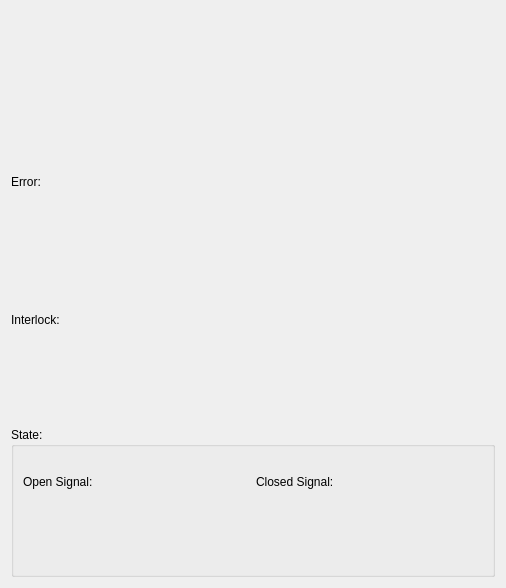
<?xml version="1.0" encoding="UTF-8"?>
<ui version="4.0">
 <class>Form</class>
 <widget class="QWidget" name="Form">
  <property name="geometry">
   <rect>
    <x>0</x>
    <y>0</y>
    <width>506</width>
    <height>588</height>
   </rect>
  </property>
  <property name="windowTitle">
   <string>Form</string>
  </property>
  <layout class="QVBoxLayout" name="verticalLayout" stretch="0,0,0,0,0,0,0">
   <item>
    <widget class="PneumaticValve" name="PneumaticValve">
     <property name="toolTip">
      <string/>
     </property>
     <property name="styleSheet">
      <string notr="true">PneumaticValve #icon {
    qproperty-penStyle: &quot;Qt::SolidLine&quot;;
    qproperty-penWidth: 1;
    qproperty-brush: #00FF00;
    qproperty-interlockBrush: #00FF00;
}
PneumaticValve[state=&quot;INVALID&quot;] #icon {
    qproperty-brush: purple;
    qproperty-interlockBrush: purple;
}
PneumaticValve[interlocked=&quot;true&quot;] #interlock {
    border: 2px solid red;
}
PneumaticValve[interlocked=&quot;false&quot;] #interlock {
    border: 0px;
}
PneumaticValve[interlocked=&quot;true&quot;] #icon {
    qproperty-interlockBrush: #FF0000;
}
PneumaticValve[error=&quot;Lost Vacuum&quot;] #icon {
    qproperty-penStyle: &quot;Qt::DotLine&quot;;
    qproperty-penWidth: 1;
    qproperty-brush: red;
}</string>
     </property>
     <property name="channelsPrefix" stdset="0">
      <string>ca://VALVE</string>
     </property>
    </widget>
   </item>
   <item>
    <widget class="PneumaticValve" name="PneumaticValve_2">
     <property name="toolTip">
      <string/>
     </property>
     <property name="styleSheet">
      <string notr="true">PneumaticValve #icon {
    qproperty-penStyle: &quot;Qt::SolidLine&quot;;
    qproperty-penWidth: 1;
    qproperty-brush: #00FF00;
    qproperty-interlockBrush: #00FF00;
}
PneumaticValve[state=&quot;INVALID&quot;] #icon {
    qproperty-brush: purple;
    qproperty-interlockBrush: purple;
}
PneumaticValve[interlocked=&quot;true&quot;] #interlock {
    border: 2px solid red;
}
PneumaticValve[interlocked=&quot;false&quot;] #interlock {
    border: 0px;
}
PneumaticValve[interlocked=&quot;true&quot;] #icon {
    qproperty-interlockBrush: #FF0000;
}
PneumaticValve[error=&quot;Lost Vacuum&quot;] #icon {
    qproperty-penStyle: &quot;Qt::DotLine&quot;;
    qproperty-penWidth: 1;
    qproperty-brush: red;
}</string>
     </property>
     <property name="controlsLocation" stdset="0">
      <enum>PCDSSymbolBase::Hidden</enum>
     </property>
     <property name="channelsPrefix" stdset="0">
      <string>ca://VALVE</string>
     </property>
     <property name="rotateIcon" stdset="0">
      <bool>true</bool>
     </property>
    </widget>
   </item>
   <item>
    <widget class="QLabel" name="label">
     <property name="text">
      <string>Error:</string>
     </property>
    </widget>
   </item>
   <item>
    <widget class="PyDMEnumButton" name="PyDMEnumButton">
     <property name="toolTip">
      <string/>
     </property>
     <property name="channel" stdset="0">
      <string>ca://VALVE:STATE</string>
     </property>
     <property name="orientation" stdset="0">
      <enum>Qt::Horizontal</enum>
     </property>
    </widget>
   </item>
   <item>
    <widget class="QLabel" name="label_2">
     <property name="text">
      <string>Interlock:</string>
     </property>
    </widget>
   </item>
   <item>
    <widget class="PyDMEnumButton" name="PyDMEnumButton_2">
     <property name="toolTip">
      <string/>
     </property>
     <property name="channel" stdset="0">
      <string>ca://VALVE:OPN_OK</string>
     </property>
     <property name="orientation" stdset="0">
      <enum>Qt::Horizontal</enum>
     </property>
    </widget>
   </item>
   <item>
    <widget class="QGroupBox" name="groupBox">
     <property name="minimumSize">
      <size>
       <width>0</width>
       <height>150</height>
      </size>
     </property>
     <property name="title">
      <string>State:</string>
     </property>
     <layout class="QHBoxLayout" name="horizontalLayout">
      <item>
       <layout class="QVBoxLayout" name="verticalLayout_2">
        <item>
         <widget class="QLabel" name="label_3">
          <property name="text">
           <string>Open Signal:</string>
          </property>
         </widget>
        </item>
        <item>
         <widget class="PyDMEnumButton" name="PyDMEnumButton_3">
          <property name="toolTip">
           <string/>
          </property>
          <property name="channel" stdset="0">
           <string>ca://VALVE:OPN_DI</string>
          </property>
         </widget>
        </item>
       </layout>
      </item>
      <item>
       <layout class="QVBoxLayout" name="verticalLayout_3">
        <item>
         <widget class="QLabel" name="label_4">
          <property name="text">
           <string>Closed Signal:</string>
          </property>
         </widget>
        </item>
        <item>
         <widget class="PyDMEnumButton" name="PyDMEnumButton_4">
          <property name="toolTip">
           <string/>
          </property>
          <property name="channel" stdset="0">
           <string>ca://VALVE:CLS_DI</string>
          </property>
         </widget>
        </item>
       </layout>
      </item>
     </layout>
    </widget>
   </item>
  </layout>
 </widget>
 <customwidgets>
  <customwidget>
   <class>PCDSSymbolBase</class>
   <extends>QWidget</extends>
   <header>pcdswidgets.symbols.base</header>
  </customwidget>
  <customwidget>
   <class>PneumaticValve</class>
   <extends>PCDSSymbolBase</extends>
   <header>pcdswidgets.symbols.valves</header>
  </customwidget>
  <customwidget>
   <class>PyDMEnumButton</class>
   <extends>QWidget</extends>
   <header>pydm.widgets.enum_button</header>
  </customwidget>
 </customwidgets>
 <resources/>
 <connections/>
</ui>
